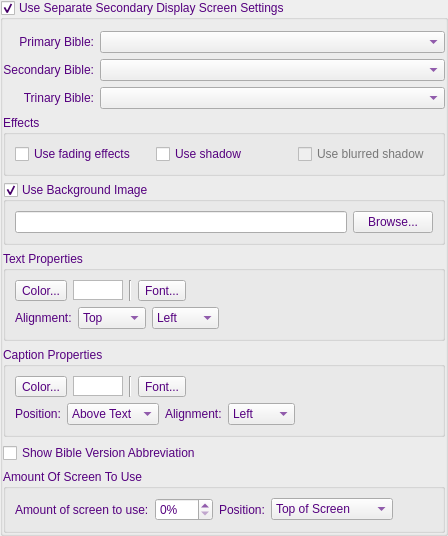
    <widget class="QGroupBox" name="groupBoxUseDisp2">
     <property name="palette">
      <palette>
       <active>
        <colorrole role="WindowText">
         <brush brushstyle="SolidPattern">
          <color alpha="255">
           <red>85</red>
           <green>0</green>
           <blue>127</blue>
          </color>
         </brush>
        </colorrole>
        <colorrole role="Text">
         <brush brushstyle="SolidPattern">
          <color alpha="255">
           <red>85</red>
           <green>0</green>
           <blue>127</blue>
          </color>
         </brush>
        </colorrole>
        <colorrole role="ButtonText">
         <brush brushstyle="SolidPattern">
          <color alpha="255">
           <red>85</red>
           <green>0</green>
           <blue>127</blue>
          </color>
         </brush>
        </colorrole>
        <colorrole role="Highlight">
         <brush brushstyle="SolidPattern">
          <color alpha="255">
           <red>170</red>
           <green>85</green>
           <blue>255</blue>
          </color>
         </brush>
        </colorrole>
       </active>
       <inactive>
        <colorrole role="WindowText">
         <brush brushstyle="SolidPattern">
          <color alpha="255">
           <red>85</red>
           <green>0</green>
           <blue>127</blue>
          </color>
         </brush>
        </colorrole>
        <colorrole role="Text">
         <brush brushstyle="SolidPattern">
          <color alpha="255">
           <red>85</red>
           <green>0</green>
           <blue>127</blue>
          </color>
         </brush>
        </colorrole>
        <colorrole role="ButtonText">
         <brush brushstyle="SolidPattern">
          <color alpha="255">
           <red>85</red>
           <green>0</green>
           <blue>127</blue>
          </color>
         </brush>
        </colorrole>
        <colorrole role="Highlight">
         <brush brushstyle="SolidPattern">
          <color alpha="255">
           <red>170</red>
           <green>85</green>
           <blue>255</blue>
          </color>
         </brush>
        </colorrole>
       </inactive>
       <disabled>
        <colorrole role="WindowText">
         <brush brushstyle="SolidPattern">
          <color alpha="255">
           <red>120</red>
           <green>120</green>
           <blue>120</blue>
          </color>
         </brush>
        </colorrole>
        <colorrole role="Text">
         <brush brushstyle="SolidPattern">
          <color alpha="255">
           <red>120</red>
           <green>120</green>
           <blue>120</blue>
          </color>
         </brush>
        </colorrole>
        <colorrole role="ButtonText">
         <brush brushstyle="SolidPattern">
          <color alpha="255">
           <red>120</red>
           <green>120</green>
           <blue>120</blue>
          </color>
         </brush>
        </colorrole>
        <colorrole role="Highlight">
         <brush brushstyle="SolidPattern">
          <color alpha="255">
           <red>51</red>
           <green>153</green>
           <blue>255</blue>
          </color>
         </brush>
        </colorrole>
       </disabled>
      </palette>
     </property>
     <property name="title">
      <string>Use Separate Secondary Display Screen Settings</string>
     </property>
     <property name="flat">
      <bool>true</bool>
     </property>
     <property name="checkable">
      <bool>true</bool>
     </property>
     <layout class="QVBoxLayout" name="verticalLayout">
      <property name="leftMargin">
       <number>0</number>
      </property>
      <property name="rightMargin">
       <number>0</number>
      </property>
      <property name="bottomMargin">
       <number>0</number>
      </property>
      <item>
       <widget class="QWidget" name="widgetBibles2" native="true">
        <layout class="QGridLayout" name="gridLayout_3">
         <property name="leftMargin">
          <number>0</number>
         </property>
         <property name="topMargin">
          <number>0</number>
         </property>
         <property name="rightMargin">
          <number>0</number>
         </property>
         <property name="bottomMargin">
          <number>0</number>
         </property>
         <item row="0" column="0">
          <widget class="QLabel" name="labelPrimaryBible2">
           <property name="text">
            <string>Primary Bible:</string>
           </property>
           <property name="alignment">
            <set>Qt::AlignRight|Qt::AlignTrailing|Qt::AlignVCenter</set>
           </property>
          </widget>
         </item>
         <item row="0" column="1">
          <widget class="QComboBox" name="comboBoxPrimaryBible2">
           <property name="sizePolicy">
            <sizepolicy hsizetype="Expanding" vsizetype="Fixed">
             <horstretch>0</horstretch>
             <verstretch>0</verstretch>
            </sizepolicy>
           </property>
          </widget>
         </item>
         <item row="1" column="0">
          <widget class="QLabel" name="labelSecondaryBible2">
           <property name="text">
            <string>Secondary Bible:</string>
           </property>
           <property name="alignment">
            <set>Qt::AlignRight|Qt::AlignTrailing|Qt::AlignVCenter</set>
           </property>
          </widget>
         </item>
         <item row="1" column="1">
          <widget class="QComboBox" name="comboBoxSecondaryBible2">
           <property name="sizePolicy">
            <sizepolicy hsizetype="Expanding" vsizetype="Fixed">
             <horstretch>0</horstretch>
             <verstretch>0</verstretch>
            </sizepolicy>
           </property>
          </widget>
         </item>
         <item row="2" column="0">
          <widget class="QLabel" name="labelTrinaryBible2">
           <property name="text">
            <string>Trinary Bible:</string>
           </property>
           <property name="alignment">
            <set>Qt::AlignRight|Qt::AlignTrailing|Qt::AlignVCenter</set>
           </property>
          </widget>
         </item>
         <item row="2" column="1">
          <widget class="QComboBox" name="comboBoxTrinaryBible2">
           <property name="sizePolicy">
            <sizepolicy hsizetype="Expanding" vsizetype="Fixed">
             <horstretch>0</horstretch>
             <verstretch>0</verstretch>
            </sizepolicy>
           </property>
          </widget>
         </item>
        </layout>
       </widget>
      </item>
      <item>
       <widget class="QGroupBox" name="groupBoxEffects2">
        <property name="palette">
         <palette>
          <active>
           <colorrole role="WindowText">
            <brush brushstyle="SolidPattern">
             <color alpha="255">
              <red>85</red>
              <green>0</green>
              <blue>127</blue>
             </color>
            </brush>
           </colorrole>
          </active>
          <inactive>
           <colorrole role="WindowText">
            <brush brushstyle="SolidPattern">
             <color alpha="255">
              <red>85</red>
              <green>0</green>
              <blue>127</blue>
             </color>
            </brush>
           </colorrole>
          </inactive>
          <disabled>
           <colorrole role="WindowText">
            <brush brushstyle="SolidPattern">
             <color alpha="255">
              <red>120</red>
              <green>120</green>
              <blue>120</blue>
             </color>
            </brush>
           </colorrole>
          </disabled>
         </palette>
        </property>
        <property name="title">
         <string>Effects</string>
        </property>
        <layout class="QHBoxLayout" name="horizontalLayout_12">
         <item>
          <widget class="QCheckBox" name="checkBoxUseFading2">
           <property name="toolTip">
            <string>If checked, when switching displayed text, fades the old text out and fades the new text in .</string>
           </property>
           <property name="text">
            <string>Use fading effects</string>
           </property>
          </widget>
         </item>
         <item>
          <widget class="QCheckBox" name="checkBoxUseShadow2">
           <property name="toolTip">
            <string>Useful when using a wallpaper image. Displays a fancy shadow effect.</string>
           </property>
           <property name="text">
            <string>Use shadow</string>
           </property>
          </widget>
         </item>
         <item>
          <widget class="QCheckBox" name="checkBoxUseBlurredShadow2">
           <property name="enabled">
            <bool>false</bool>
           </property>
           <property name="toolTip">
            <string>Useful when using a wallpaper image. Displays a fancy shadow effect.</string>
           </property>
           <property name="text">
            <string>Use blurred shadow</string>
           </property>
          </widget>
         </item>
        </layout>
       </widget>
      </item>
      <item>
       <widget class="QGroupBox" name="groupBoxBackground2">
        <property name="palette">
         <palette>
          <active>
           <colorrole role="WindowText">
            <brush brushstyle="SolidPattern">
             <color alpha="255">
              <red>85</red>
              <green>0</green>
              <blue>127</blue>
             </color>
            </brush>
           </colorrole>
          </active>
          <inactive>
           <colorrole role="WindowText">
            <brush brushstyle="SolidPattern">
             <color alpha="255">
              <red>85</red>
              <green>0</green>
              <blue>127</blue>
             </color>
            </brush>
           </colorrole>
          </inactive>
          <disabled>
           <colorrole role="WindowText">
            <brush brushstyle="SolidPattern">
             <color alpha="255">
              <red>120</red>
              <green>120</green>
              <blue>120</blue>
             </color>
            </brush>
           </colorrole>
          </disabled>
         </palette>
        </property>
        <property name="title">
         <string>Use Background Image</string>
        </property>
        <property name="checkable">
         <bool>true</bool>
        </property>
        <layout class="QHBoxLayout" name="horizontalLayout_13">
         <item>
          <widget class="QLineEdit" name="lineEditBackPath2">
           <property name="readOnly">
            <bool>true</bool>
           </property>
          </widget>
         </item>
         <item>
          <widget class="QPushButton" name="buttonBrowseBackground2">
           <property name="text">
            <string>Browse...</string>
           </property>
          </widget>
         </item>
        </layout>
       </widget>
      </item>
      <item>
       <widget class="QGroupBox" name="groupBoxTextProperties2">
        <property name="palette">
         <palette>
          <active>
           <colorrole role="WindowText">
            <brush brushstyle="SolidPattern">
             <color alpha="255">
              <red>85</red>
              <green>0</green>
              <blue>127</blue>
             </color>
            </brush>
           </colorrole>
          </active>
          <inactive>
           <colorrole role="WindowText">
            <brush brushstyle="SolidPattern">
             <color alpha="255">
              <red>85</red>
              <green>0</green>
              <blue>127</blue>
             </color>
            </brush>
           </colorrole>
          </inactive>
          <disabled>
           <colorrole role="WindowText">
            <brush brushstyle="SolidPattern">
             <color alpha="255">
              <red>120</red>
              <green>120</green>
              <blue>120</blue>
             </color>
            </brush>
           </colorrole>
          </disabled>
         </palette>
        </property>
        <property name="title">
         <string>Text Properties</string>
        </property>
        <layout class="QVBoxLayout" name="verticalLayout_5">
         <item>
          <layout class="QHBoxLayout" name="horizontalLayout_7">
           <item>
            <widget class="QToolButton" name="toolButtonTextColor2">
             <property name="text">
              <string>Color...</string>
             </property>
            </widget>
           </item>
           <item>
            <widget class="QGraphicsView" name="graphicViewTextColor2">
             <property name="sizePolicy">
              <sizepolicy hsizetype="Fixed" vsizetype="Fixed">
               <horstretch>0</horstretch>
               <verstretch>0</verstretch>
              </sizepolicy>
             </property>
             <property name="minimumSize">
              <size>
               <width>50</width>
               <height>20</height>
              </size>
             </property>
             <property name="maximumSize">
              <size>
               <width>50</width>
               <height>20</height>
              </size>
             </property>
            </widget>
           </item>
           <item>
            <widget class="Line" name="line2">
             <property name="orientation">
              <enum>Qt::Vertical</enum>
             </property>
            </widget>
           </item>
           <item>
            <widget class="QToolButton" name="toolButtonTextFont2">
             <property name="text">
              <string>Font...</string>
             </property>
            </widget>
           </item>
           <item>
            <widget class="QLabel" name="labelFont2">
             <property name="sizePolicy">
              <sizepolicy hsizetype="Minimum" vsizetype="Preferred">
               <horstretch>0</horstretch>
               <verstretch>0</verstretch>
              </sizepolicy>
             </property>
             <property name="wordWrap">
              <bool>true</bool>
             </property>
            </widget>
           </item>
          </layout>
         </item>
         <item>
          <layout class="QHBoxLayout" name="horizontalLayout_16">
           <item>
            <widget class="QLabel" name="labelTextAlign2">
             <property name="text">
              <string>Alignment:</string>
             </property>
            </widget>
           </item>
           <item>
            <widget class="QComboBox" name="comboBoxVerticalAling2">
             <item>
              <property name="text">
               <string>Top</string>
              </property>
             </item>
             <item>
              <property name="text">
               <string>Middle</string>
              </property>
             </item>
             <item>
              <property name="text">
               <string>Bottom</string>
              </property>
             </item>
            </widget>
           </item>
           <item>
            <widget class="QComboBox" name="comboBoxHorizontalAling2">
             <item>
              <property name="text">
               <string>Left</string>
              </property>
             </item>
             <item>
              <property name="text">
               <string>Center</string>
              </property>
             </item>
             <item>
              <property name="text">
               <string>Right</string>
              </property>
             </item>
            </widget>
           </item>
           <item>
            <spacer name="horizontalSpacer_9">
             <property name="orientation">
              <enum>Qt::Horizontal</enum>
             </property>
             <property name="sizeHint" stdset="0">
              <size>
               <width>40</width>
               <height>20</height>
              </size>
             </property>
            </spacer>
           </item>
          </layout>
         </item>
        </layout>
       </widget>
      </item>
      <item>
       <widget class="QGroupBox" name="groupBoxCaptionProperties2">
        <property name="palette">
         <palette>
          <active>
           <colorrole role="WindowText">
            <brush brushstyle="SolidPattern">
             <color alpha="255">
              <red>85</red>
              <green>0</green>
              <blue>127</blue>
             </color>
            </brush>
           </colorrole>
          </active>
          <inactive>
           <colorrole role="WindowText">
            <brush brushstyle="SolidPattern">
             <color alpha="255">
              <red>85</red>
              <green>0</green>
              <blue>127</blue>
             </color>
            </brush>
           </colorrole>
          </inactive>
          <disabled>
           <colorrole role="WindowText">
            <brush brushstyle="SolidPattern">
             <color alpha="255">
              <red>120</red>
              <green>120</green>
              <blue>120</blue>
             </color>
            </brush>
           </colorrole>
          </disabled>
         </palette>
        </property>
        <property name="title">
         <string>Caption Properties</string>
        </property>
        <layout class="QVBoxLayout" name="verticalLayout_6">
         <item>
          <layout class="QHBoxLayout" name="horizontalLayout_10">
           <item>
            <widget class="QToolButton" name="toolButtonCaptionColor2">
             <property name="text">
              <string>Color...</string>
             </property>
            </widget>
           </item>
           <item>
            <widget class="QGraphicsView" name="graphicViewCaptionColor2">
             <property name="sizePolicy">
              <sizepolicy hsizetype="Fixed" vsizetype="Fixed">
               <horstretch>0</horstretch>
               <verstretch>0</verstretch>
              </sizepolicy>
             </property>
             <property name="minimumSize">
              <size>
               <width>50</width>
               <height>20</height>
              </size>
             </property>
             <property name="maximumSize">
              <size>
               <width>50</width>
               <height>20</height>
              </size>
             </property>
            </widget>
           </item>
           <item>
            <widget class="Line" name="line_3">
             <property name="orientation">
              <enum>Qt::Vertical</enum>
             </property>
            </widget>
           </item>
           <item>
            <widget class="QToolButton" name="toolButtonCaptionFont2">
             <property name="text">
              <string>Font...</string>
             </property>
            </widget>
           </item>
           <item>
            <widget class="QLabel" name="labelFontCaption2">
             <property name="sizePolicy">
              <sizepolicy hsizetype="Minimum" vsizetype="Preferred">
               <horstretch>0</horstretch>
               <verstretch>0</verstretch>
              </sizepolicy>
             </property>
             <property name="wordWrap">
              <bool>true</bool>
             </property>
            </widget>
           </item>
          </layout>
         </item>
         <item>
          <layout class="QHBoxLayout" name="horizontalLayout_17">
           <item>
            <widget class="QLabel" name="labelPosition2">
             <property name="text">
              <string>Position:</string>
             </property>
            </widget>
           </item>
           <item>
            <widget class="QComboBox" name="comboBoxCaptionPosition2">
             <item>
              <property name="text">
               <string>Above Text</string>
              </property>
             </item>
             <item>
              <property name="text">
               <string>Below Text</string>
              </property>
             </item>
            </widget>
           </item>
           <item>
            <widget class="QLabel" name="labelCaptionAlign2">
             <property name="text">
              <string>Alignment:</string>
             </property>
            </widget>
           </item>
           <item>
            <widget class="QComboBox" name="comboBoxCaptionAlign2">
             <item>
              <property name="text">
               <string>Left</string>
              </property>
             </item>
             <item>
              <property name="text">
               <string>Center</string>
              </property>
             </item>
             <item>
              <property name="text">
               <string>Right</string>
              </property>
             </item>
            </widget>
           </item>
           <item>
            <spacer name="horizontalSpacer_6">
             <property name="orientation">
              <enum>Qt::Horizontal</enum>
             </property>
             <property name="sizeHint" stdset="0">
              <size>
               <width>40</width>
               <height>20</height>
              </size>
             </property>
            </spacer>
           </item>
          </layout>
         </item>
        </layout>
       </widget>
      </item>
      <item>
       <widget class="QCheckBox" name="checkBoxAbbiviations2">
        <property name="text">
         <string>Show Bible Version Abbreviation</string>
        </property>
       </widget>
      </item>
      <item>
       <widget class="QGroupBox" name="groupBoxMaxScreen2">
        <property name="palette">
         <palette>
          <active>
           <colorrole role="WindowText">
            <brush brushstyle="SolidPattern">
             <color alpha="255">
              <red>85</red>
              <green>0</green>
              <blue>127</blue>
             </color>
            </brush>
           </colorrole>
          </active>
          <inactive>
           <colorrole role="WindowText">
            <brush brushstyle="SolidPattern">
             <color alpha="255">
              <red>85</red>
              <green>0</green>
              <blue>127</blue>
             </color>
            </brush>
           </colorrole>
          </inactive>
          <disabled>
           <colorrole role="WindowText">
            <brush brushstyle="SolidPattern">
             <color alpha="255">
              <red>120</red>
              <green>120</green>
              <blue>120</blue>
             </color>
            </brush>
           </colorrole>
          </disabled>
         </palette>
        </property>
        <property name="title">
         <string>Amount Of Screen To Use</string>
        </property>
        <layout class="QGridLayout" name="gridLayout_2">
         <item row="0" column="0">
          <layout class="QHBoxLayout" name="horizontalLayout_8">
           <item>
            <widget class="QLabel" name="labelMaxPercent2">
             <property name="text">
              <string>Amount of screen to use:</string>
             </property>
            </widget>
           </item>
           <item>
            <widget class="QSpinBox" name="spinBoxMaxScreen2">
             <property name="toolTip">
              <string>Percent of screen to be used.</string>
             </property>
             <property name="suffix">
              <string notr="true">%</string>
             </property>
             <property name="maximum">
              <number>100</number>
             </property>
            </widget>
           </item>
           <item>
            <widget class="QLabel" name="labelMaxTopButtom2">
             <property name="text">
              <string>Position:</string>
             </property>
            </widget>
           </item>
           <item>
            <widget class="QComboBox" name="comboBoxScreenPosition2">
             <property name="toolTip">
              <string>Select to use either top portion of the screen or bottom.</string>
             </property>
             <item>
              <property name="text">
               <string>Top of Screen</string>
              </property>
             </item>
             <item>
              <property name="text">
               <string>Bottom of Screen</string>
              </property>
             </item>
            </widget>
           </item>
           <item>
            <spacer name="horizontalSpacer_4">
             <property name="orientation">
              <enum>Qt::Horizontal</enum>
             </property>
             <property name="sizeHint" stdset="0">
              <size>
               <width>40</width>
               <height>20</height>
              </size>
             </property>
            </spacer>
           </item>
          </layout>
         </item>
        </layout>
       </widget>
      </item>
     </layout>
    </widget>
